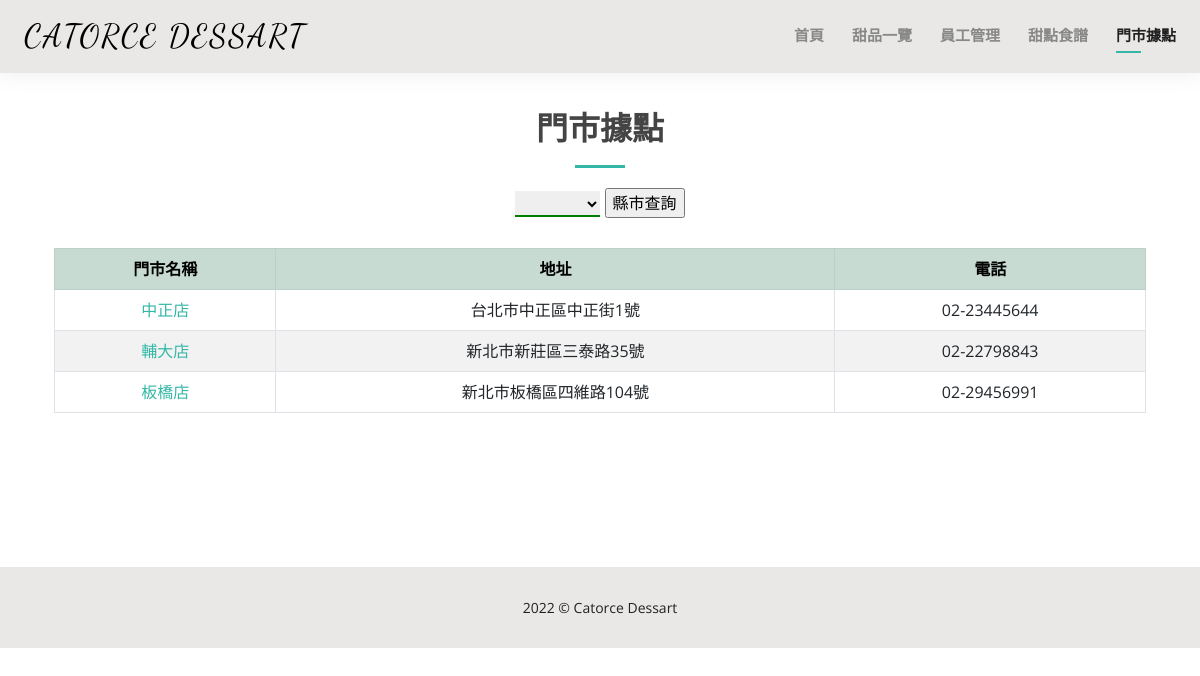
Screenshot of /門市據點.php with the database file from the repository.
### tables this page shows
CREATE TABLE `shop` (
  `S_ID` varchar(10) NOT NULL,
  `S_NAME` varchar(10) NOT NULL,
  `address` varchar(30) NOT NULL,
  `phone` varchar(11) NOT NULL
);

### 門市據點.php (the view, shortened to what this page needs)
<!DOCTYPE html>
<html lang="en">
<head>
    <link href="https://cdn.jsdelivr.net/npm/bootstrap@5.2.3/dist/css/bootstrap.min.css" rel="stylesheet">
    <link href="assets/vendor/aos/aos.css" rel="stylesheet">
    <link href="assets/vendor/bootstrap/css/bootstrap.min.css" rel="stylesheet">
    <link href="assets/vendor/bootstrap-icons/bootstrap-icons.css" rel="stylesheet">
    <link href="assets/vendor/boxicons/css/boxicons.min.css" rel="stylesheet">
    <link href="assets/vendor/glightbox/css/glightbox.min.css" rel="stylesheet">
    <link href="assets/vendor/swiper/swiper-bundle.min.css" rel="stylesheet">
    <link href="assets/css/style.css" rel="stylesheet">
</head>
<body>
    <header id="header" class="fixed-top">
        <div class="container-fluid d-flex justify-content-between align-items-center">
            <a href="index.php" class="logo" style="font-family: Dancing Script ">
                <font color="black">Catorce Dessart</font>
            </a>
            <nav id="navbar" class="navbar order-last order-lg-0">
                <ul>
                    <li><a href="index.php">首頁</a></li>
                    <li><a href="甜品一覽.php">甜品一覽</a></li>
                    <li><a href="員工管理.php">員工管理</a></li>
                    <li><a href="甜點食譜.php">甜點食譜</a></li>
                    <li><a class="active" href="門市據點.php">門市據點</a></li>
                </ul>
            </nav>
        </div>
    </header>
    <main id="main">
        <section id="services" class="services">
            <div class="container" data-aos="fade-up">
                <?php
                $searchtxt = $_GET['searchtxt'];
                ?>
                <div class="section-title">
                    <h2>門市據點</h2>
                    <div align=center style="padding-bottom:30px;">
                        <form method=get action="門市據點.php">
                            <select name="searchtxt">
                                <option selected value="<?php echo $_GET['searchtxt']; ?>"><?php echo $_GET['searchtxt']; ?></option>
                                <option value="">所有縣市</option>
                            </select>
                            <input type=submit value="縣市查詢">
                        </form>
                    </div>
                    <table class="table table-bordered table-striped">
                        <tr class="table-success text-center">
                            <th>
                                門市名稱
                            </th>
                            <th>
                                地址
                            </th>
                            <th>
                                電話
                            </th>
                        </tr>
                        <?php
                        $link = mysqli_connect('localhost', 'root', '12345678', 'dessertshop');
                        if (empty($searchtxt)) {
                            $sql  = "select * from shop";
                        } else {
                            $sql  = "select * from shop where address like '%" . $searchtxt . "%'";
                        }
                        $result = mysqli_query($link, $sql);
                        while ($row = mysqli_fetch_assoc($result)) {
                            echo "<tr><td><a href='門市情況.php?S_ID=" . $row['S_ID'] . "&S_NAME=" . $row['S_NAME'] . "'>", $row['S_NAME'], "</a></td><td>", $row['address'], "</td><td>", $row['phone'], "</td></tr>";
                        }
                        ?>
                    </table><br><br>
                </div>
            </div>
        </section>
    </main>
    <footer id="footer">
        <div class="container">
            <div class="copyright">
                2022 © Catorce Dessart
            </div>
        </div>
    </footer>
</body>
</html>

### assets/css/style.css (style rules this page uses)
body { font-family: "Open Sans", sans-serif; color: #444444; }
a { color: #34b7a7; text-decoration: none; }
h1, h2, h3, h4, h5, h6 { font-family: "Raleway", sans-serif; }
#main { margin-top: 50px; }
#header { background: #e9e8e6; box-shadow: 0px 0px 25px 0 rgba(0, 0, 0, 0.08); z-index: 997; padding: 15px 0; }
#header .logo { font-size: 32px; margin: 0; padding: 0; line-height: 1; font-weight: 400; letter-spacing: 2px; text-transform: uppercase; }
.navbar { padding: 0; }
.navbar ul { margin: 0; padding: 0; display: flex; list-style: none; align-items: center; }
.navbar li { position: relative; padding: 10px 0 10px 28px; }
.navbar a, .navbar a:focus { display: flex; align-items: center; justify-content: space-between; font-family: "Raleway", sans-serif; font-size: 15px; font-weight: 600; color: #888888; white-space: nowrap; transition: 0.3s; position: relative; }
.navbar > ul > li > a:before { content: ""; position: absolute; width: 0; height: 2px; bottom: -5px; left: 0; background-color: #34b7a7; visibility: hidden; width: 0px; transition: all 0.3s ease-in-out 0s; }
.navbar a:hover:before, .navbar li:hover > a:before, .navbar .active:before { visibility: visible; width: 25px; }
.navbar a:hover, .navbar .active, .navbar .active:focus, .navbar li:hover > a { color: #222222; }
section { padding: 60px 0; }
.section-title { text-align: center; padding-bottom: 30px; }
.section-title h2 { font-size: 32px; font-weight: bold; text-transform: uppercase; margin-bottom: 20px; padding-bottom: 20px; position: relative; }
.section-title h2::after { content: ""; position: absolute; display: block; width: 50px; height: 3px; background: #34b7a7; bottom: 0; left: calc(50% - 25px); }
#footer { background: #e9e8e6; padding: 30px 0; color: #222222; font-size: 14px; text-align: center; }

### 門市據點.php (style rules this page uses)
select { border: none; border-bottom: 2px solid green; }

### rows the page displays
shop: S_NAME "中正店", address "台北市中正區中正街1號", phone "02-23445644"
shop: S_NAME "輔大店", address "新北市新莊區三泰路35號", phone "02-22798843"
shop: S_NAME "板橋店", address "新北市板橋區四維路104號", phone "02-29456991"
